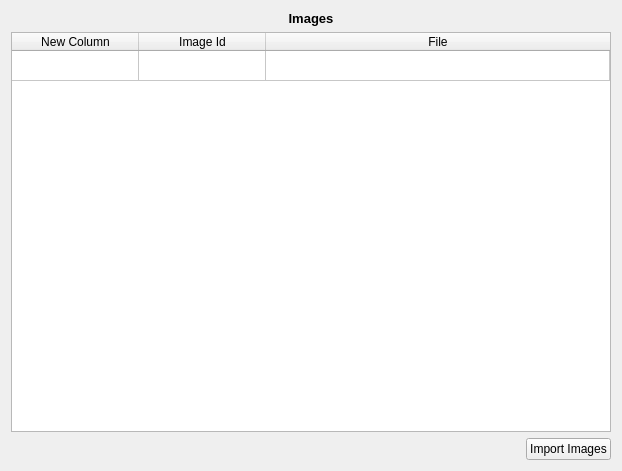
<?xml version="1.0" encoding="UTF-8"?>
<ui version="4.0">
 <class>ImagesView</class>
 <widget class="QWidget" name="ImagesView">
  <property name="geometry">
   <rect>
    <x>0</x>
    <y>0</y>
    <width>622</width>
    <height>471</height>
   </rect>
  </property>
  <property name="sizePolicy">
   <sizepolicy hsizetype="Expanding" vsizetype="Maximum">
    <horstretch>0</horstretch>
    <verstretch>0</verstretch>
   </sizepolicy>
  </property>
  <property name="windowTitle">
   <string>Form</string>
  </property>
  <layout class="QVBoxLayout" name="verticalLayout">
   <item>
    <widget class="QLabel" name="label">
     <property name="text">
      <string>&lt;!DOCTYPE HTML PUBLIC &quot;-//W3C//DTD HTML 4.0//EN&quot; &quot;http://www.w3.org/TR/REC-html40/strict.dtd&quot;&gt;
&lt;html&gt;&lt;head&gt;&lt;meta name=&quot;qrichtext&quot; content=&quot;1&quot; /&gt;&lt;style type=&quot;text/css&quot;&gt;
p, li { white-space: pre-wrap; }
&lt;/style&gt;&lt;/head&gt;&lt;body style=&quot; font-family:'Sans'; font-size:10pt; font-weight:400; font-style:normal;&quot;&gt;
&lt;p style=&quot; margin-top:0px; margin-bottom:0px; margin-left:0px; margin-right:0px; -qt-block-indent:0; text-indent:0px;&quot;&gt;&lt;span style=&quot; font-weight:600;&quot;&gt;Images&lt;/span&gt;&lt;/p&gt;&lt;/body&gt;&lt;/html&gt;</string>
     </property>
     <property name="alignment">
      <set>Qt::AlignCenter</set>
     </property>
    </widget>
   </item>
   <item>
    <widget class="QTableWidget" name="imagesTable">
     <property name="enabled">
      <bool>true</bool>
     </property>
     <property name="minimumSize">
      <size>
       <width>256</width>
       <height>0</height>
      </size>
     </property>
     <property name="verticalScrollBarPolicy">
      <enum>Qt::ScrollBarAlwaysOff</enum>
     </property>
     <property name="editTriggers">
      <set>QAbstractItemView::NoEditTriggers</set>
     </property>
     <property name="showDropIndicator" stdset="0">
      <bool>false</bool>
     </property>
     <property name="dragDropOverwriteMode">
      <bool>false</bool>
     </property>
     <property name="showGrid">
      <bool>true</bool>
     </property>
     <property name="wordWrap">
      <bool>true</bool>
     </property>
     <property name="rowCount">
      <number>1</number>
     </property>
     <property name="columnCount">
      <number>3</number>
     </property>
     <attribute name="horizontalHeaderVisible">
      <bool>true</bool>
     </attribute>
     <attribute name="horizontalHeaderDefaultSectionSize">
      <number>127</number>
     </attribute>
     <attribute name="horizontalHeaderMinimumSectionSize">
      <number>27</number>
     </attribute>
     <attribute name="horizontalHeaderStretchLastSection">
      <bool>true</bool>
     </attribute>
     <attribute name="verticalHeaderVisible">
      <bool>false</bool>
     </attribute>
     <row/>
     <column>
      <property name="text">
       <string>New Column</string>
      </property>
     </column>
     <column>
      <property name="text">
       <string>Image Id</string>
      </property>
     </column>
     <column>
      <property name="text">
       <string>File</string>
      </property>
     </column>
     <item row="0" column="1">
      <property name="text">
       <string/>
      </property>
     </item>
    </widget>
   </item>
   <item>
    <layout class="QHBoxLayout" name="horizontalLayout">
     <item>
      <spacer name="horizontalSpacer">
       <property name="orientation">
        <enum>Qt::Horizontal</enum>
       </property>
       <property name="sizeHint" stdset="0">
        <size>
         <width>40</width>
         <height>20</height>
        </size>
       </property>
      </spacer>
     </item>
     <item>
      <widget class="QPushButton" name="importButton">
       <property name="text">
        <string>Import Images</string>
       </property>
      </widget>
     </item>
    </layout>
   </item>
  </layout>
 </widget>
 <resources/>
 <connections/>
</ui>
